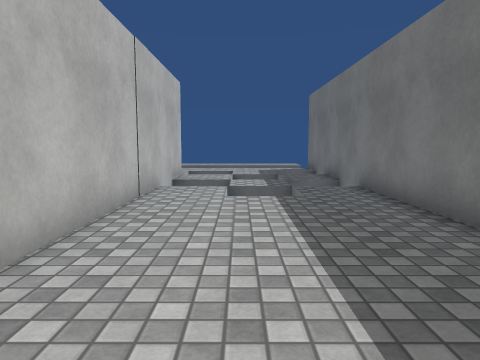
[1] (above)

12 first-person views from a walk through a 3-D level made in the Unity game engine. The camera is 1.2 m above the floor, tilts 6° down and sees 70° across. The floor is counted in squares, 1 m on a side. Each view is taken from the middle of a square. On the plan, view 1 faces up. The plan holds only what a view shows up to about 14 squares ahead; the rest is blank. The place goes on beyond the plan. The player character is not drawn. Surface patterns are stand-ins for the level's own textures.

[2]
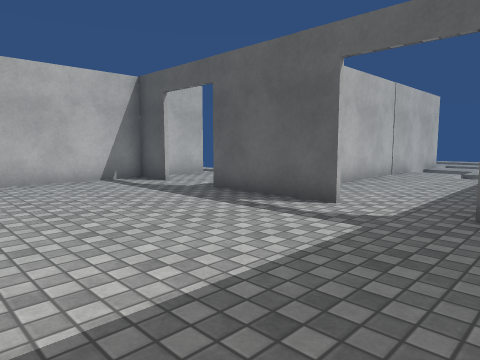

[3]
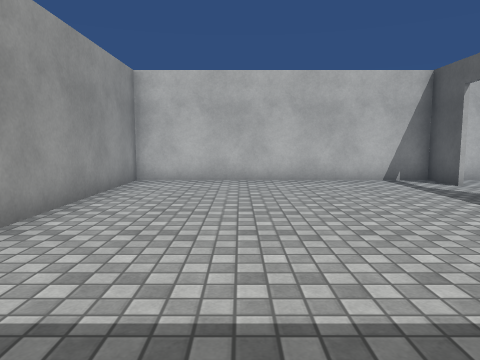

[4]
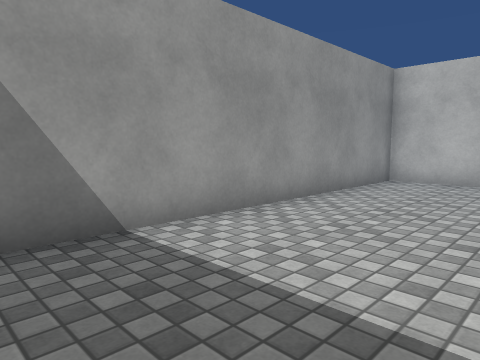

[5]
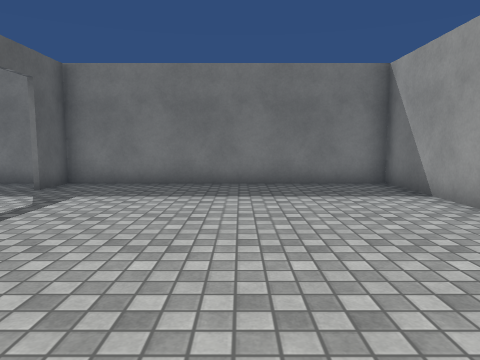

[6]
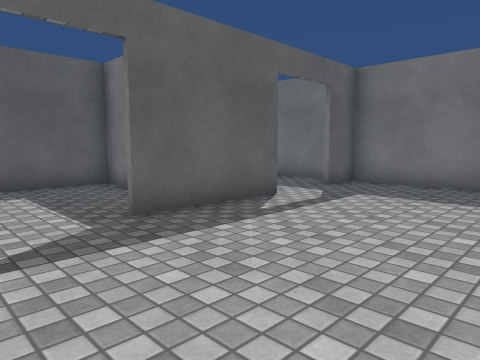

[7]
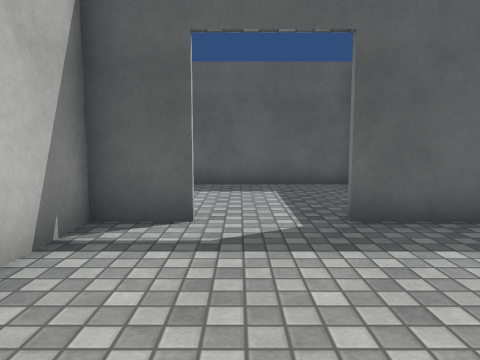

[8]
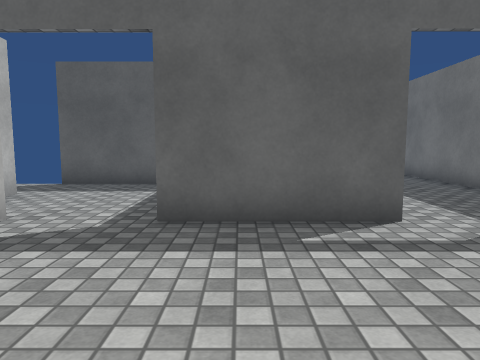

[9]
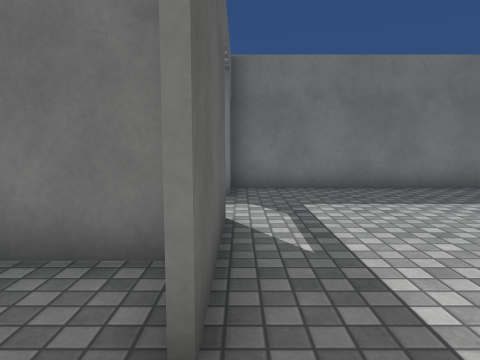

[10]
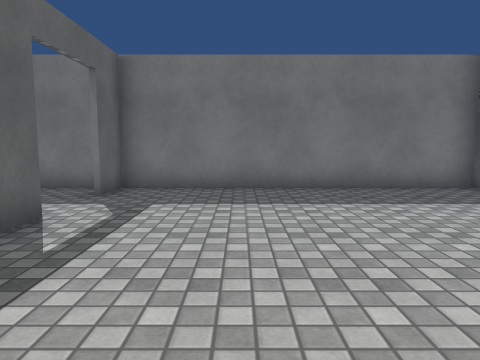

[11]
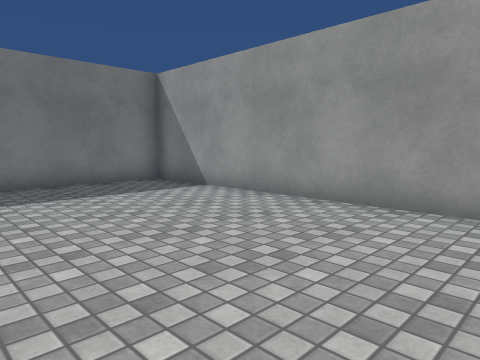

[12]
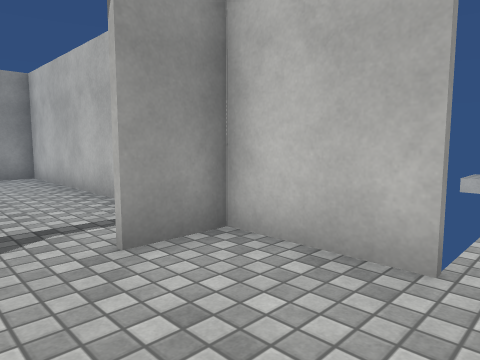

### Floor plan
Points are (right, up) in squares from view 1. A wall is a line through its corners. A room is listed if a view was taken in it or the views show most of it. See-through windows are left out.
Room 1 (views 1, 2, 3, 4, 5, 6, 7, 8, 10, 11)
walls: (-0.4, 0.2) (-4.4, 0.2); (-6.6, 0.2) (-8.3, 0.2) (-8.3, -9.4) (3.4, -9.4) (3.4, 0.2) (1.9, 0.2)
ways out: opening at (-5.5, 0) to room 2; opening at (0.5, 0)
Room 2 (views 9, 12)
walls: (-2.5, 0.7) (-2.5, 5.2) (-7.4, 5.2); (-8.3, 3.2) (-8.3, 0.4) (-6.6, 0.4)
ways out: opening at (-5.5, 0) to room 1; opening at (-8, 4)

Positions as (right, up) in squares from view 1, and headings:
1: (0, 0), facing up
2: (3, -6), facing up-left
3: (3, -6), facing left
4: (3, -5), facing down-left
5: (-7, -5), facing right
6: (-7, -5), facing up-right
7: (-6, -5), facing up
8: (-3, -5), facing up
9: (-6, 0), facing right
10: (-6, -3), facing right
11: (-7, -3), facing down-right
12: (-5, 4), facing down-left
